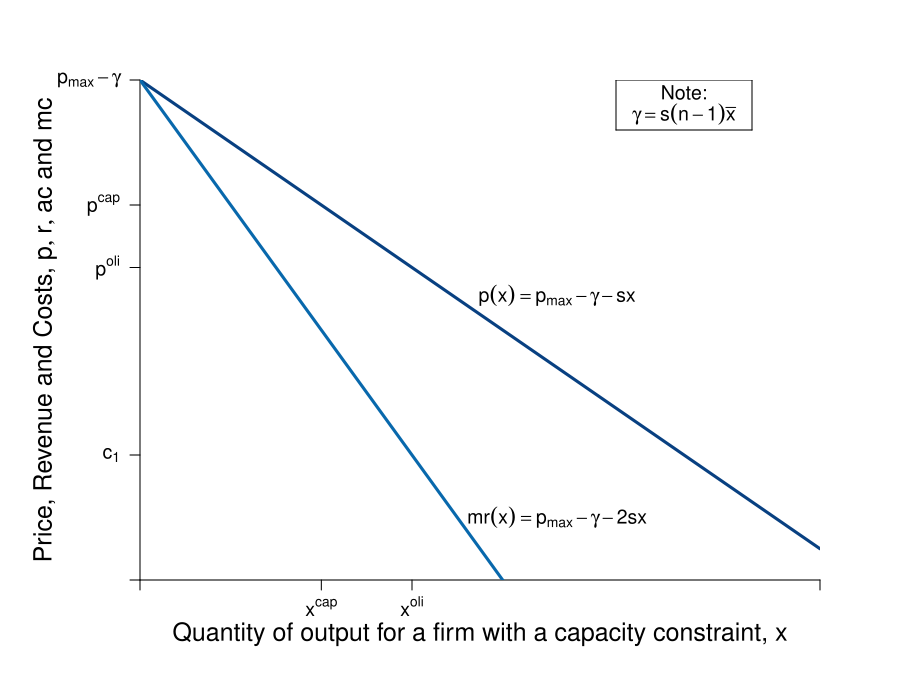

Reproduce this figure in R.
#Graph Designer: Simon Halliday + Scott Cohn
#Authors: Bowles and Halliday
#Title: Coordination, Conflict and Competition: A Text in Microeconomics

require(shape)
pdf(file = "competitionmarkets/cournot_cap/cournot_cap_1.pdf", width = 9, height = 7)

#Set parameters for graphics
axislabelsize <- 1.5
labelsize <- 1.2
graphlinewidth <- 3
segmentlinewidth <- 2

COL <- c("#7fc97f", "#beaed4", "#fdc086", "#ffff99", "#386cb0", "#f0027f", "#bf5b17", "#666666")
COLA <- c("#e0f3db", "#99d8c9","#66c2a4","#41ae76", "#238b45", "#005824")
COLB <- c("#c6dbef", "#4eb3d3", "#2b8cbe", "#0868ac","#084081")
COLC <- c("#fcfbfd", "#efedf5", "#dadaeb", "#bcbddc", "#9e9ac8", "#807dba", "#6a51a3", "#54278f", "#3f007d")

#Edited the margins to cater for the larger LHS labels
par(mar =  c(6, 7, 4, 4))

AvgRevenue <- function(x, s = 0.5, pmax = 20, c1 = 2, n = 5, xbar = 6){
  pmax -s*(n-1)*xbar -s*x
}

MRevenue <- function(x,  s = 0.5, pmax = 20, c1 = 2, n = 5,  xbar = 6){
  pmax - s*(n-1)*xbar -2*s*x
}

AvgCost <- function(x, c0 = 2, c1 = 2){
  c0/x + c1
}

xlims <- c(0, 15)
ylims <- c(0, 8)

npts <- 501 
x <- seq(xlims[1], xlims[2], length.out = npts)
y <- seq(ylims[1], ylims[2], length.out = npts) 
a <- c(13, 16.75, 19.25)

plot(0, 0, xlim = xlims, ylim = ylims, type = "n",
     xlab = expression(paste("")),
     ylab = expression(paste("")), 
     xaxt = "n", 
     yaxt = "n", 
     cex.lab = axislabelsize, 
     bty = "n",
     xaxs="i", 
     yaxs="i")

ticksy <- c(0, 2, AvgRevenue(x = 6), AvgRevenue(x = 4), ylims[2])
ylabels <- c(NA, expression(paste(c[1])), expression(paste(p^{oli})), expression(paste(p^{cap})), expression(paste(p[max] - gamma)))
ticksx <- c(0, 4, 6,  xlims[2])
xlabels <- c(NA, expression(paste(x^{cap})), expression(paste(x^{oli})), NA)

axis(1, at = ticksx, pos = 0, labels = xlabels, cex.axis = labelsize)
axis(2, at = ticksy, pos = 0, labels = ylabels, las = 1, cex.axis = labelsize)

npts <- 500 
xx1 <- seq(xlims[1], xlims[2], length.out = npts)
xx3 <- seq(2, 6, length.out = npts)

#Draw the polygon for profit
# xpoly1 <- c(0, 4, 4, 0, 0)
# ypoly1 <- c(2, 2, AvgRevenue(x = 4), AvgRevenue(x = 4), 2)
# polygon(x = xpoly1, y = ypoly1, col=COLA[1], density=NULL, border = NA)

#Draw the polygon for costs
# xpoly2 <- c(0, 4, 4, 0, 0)
# ypoly2 <- c(0, 0, 2, 2, 2)
# polygon(x = xpoly2, y = ypoly2, col=COLB[1], density=NULL, border = NA)


lines(xx1, AvgRevenue(xx1), col = COLB[5], lwd = graphlinewidth)
lines(xx1, MRevenue(xx1), col = COLB[4], lwd = graphlinewidth)

#Label the axes
mtext(expression(paste("Quantity of output for a firm with a capacity constraint, ", x)), side=1, line = 2.5, cex = axislabelsize)
text(-2.1, 0.5*ylims[2], expression(paste("Price, Revenue and Costs, ", list(p, r, ac), " and ", mc)), xpd = TRUE, cex = axislabelsize, srt = 90) 

# text(8.6, 2.3, expression(paste(ac(x) == mc(x))), cex = labelsize)
text(9.2, 4.55, expression(paste(p(x) == p[max] - gamma - s*x)), cex = labelsize)
text(9.2, 1, expression(paste(mr(x) == p[max] - gamma - 2*s*x)), cex = labelsize)

#Labels cost and profit areas
# text(2, 1, expression("Total Costs"), cex = labelsize)
# text(2, 3.5, expression("Profit"), cex = labelsize)

#Draw segments for total costs
# segments(0, AvgRevenue(x = 4), 4, AvgRevenue(x = 4), lty = 2, col = "gray" , lwd = segmentlinewidth)
# segments(0, AvgRevenue(x = 6), 6, AvgRevenue(x = 6), lty = 2, col = "gray" , lwd = segmentlinewidth)
# segments(6, 0, 6, AvgRevenue(x = 6), lty = 2, col = "gray" , lwd = segmentlinewidth)
# segments(0, 2, xlims[2], 2, lty = 1, col = COL[1] , lwd = graphlinewidth)

#Segment for capacity constraint
# segments(4, 0, 4, ylims[2], lty = 1, col = COLC[7] , lwd = graphlinewidth)

#Label Points for comparison
# points(6, MRevenue(x = 6), pch = 16, col = "black", cex = 1.5)
# text(5.7, MRevenue(x = 6) - 0.2, expression(i), cex = labelsize)
# 
# points(6, AvgRevenue(x = 6), pch = 16, col = "black", cex = 1.5)
# text(6.3, AvgRevenue(x = 6) + 0.2, expression(h), cex = labelsize)
# 
# points(4, AvgRevenue(x = 4), pch = 16, col = "black", cex = 1.5)
# text(4.3, AvgRevenue(x = 4) + 0.2, expression(f), cex = labelsize)
# 
# points(4, 2, pch = 16, col = "black", cex = 1.5)
# text(3.7, 2 - 0.2, expression(g), cex = labelsize)

text(12, 7.8, expression(paste("Note:")), cex = labelsize)
text(12, 7.45, expression(paste(gamma == s*(n-1)*bar(x))), cex = labelsize)
segments(10.5, 7.2, 13.5, 7.2, lty = 1, col = "black" , lwd = 1)
segments(10.5, 8, 13.5, 8, lty = 1, col = "black" , lwd = 1)
segments(10.5, 7.2, 10.5, 8, lty = 1, col = "black" , lwd = 1)
segments(13.5, 7.2, 13.5, 8, lty = 1, col = "black" , lwd = 1)

# text(6.1, 7.8, expression(paste("Capacity Constraint")), cex = labelsize)
# text(6, 7.5, expression(paste("binds the firm;")), cex = labelsize)
# text(6.1, 7.2, expression(paste("it produces ", x^{cap} < x^{oli})), cex = labelsize)

dev.off()
